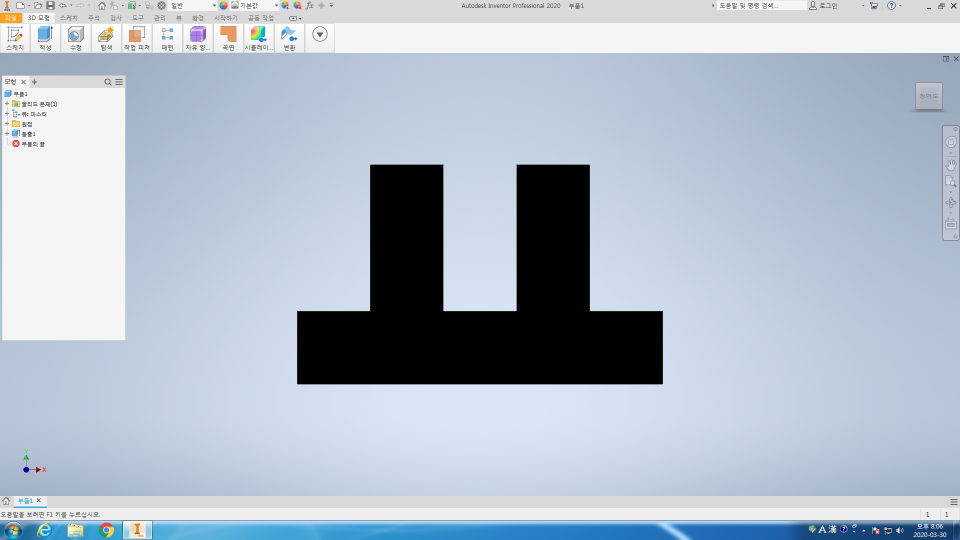
#> input picture failure_find+excel/sample/original_01.png, 1920 x 1080 px, found by its file name (shown at 1/2 size)
$ python 0image_diff_test.py   (older library calls are emulated)
#> lines starting #> are read from the running program, lines starting #| are printed output that depends on the picture; after the words box and inside, x2 and y2 are one past the last pixel; in counts of white or black regions, pixels touching at a corner belong together; long printed decimals are rounded
from skimage.measure import compare_ssim
import argparse
import imutils
import cv2

imageA = cv2.imread("C:/Users/HSWB/Desktop/edge_detector/sample/original_01.png")
#> imageA is the input picture: shape (1080, 1920, 3); mean B, G, R 201.5, 187.6, 176.6
imageB = cv2.imread("C:/Users/HSWB/Desktop/edge_detector/sample/modified_13.png")
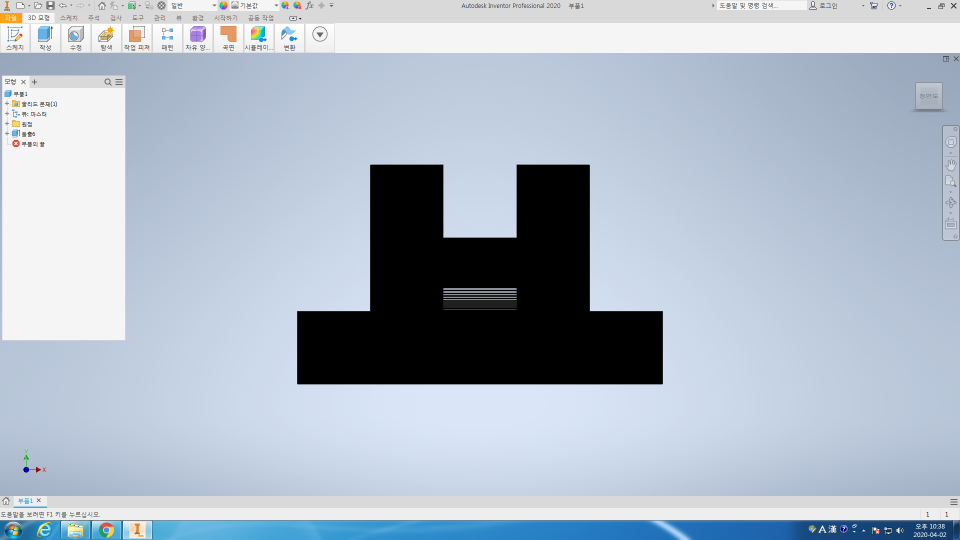
#> input picture failure_find+excel/sample/modified_13.png, 1920 x 1080 px, found by its file name (shown at 1/2 size)
#> imageB is the input picture: shape (1080, 1920, 3); mean B, G, R 198.9, 185.1, 174

height1, width1, channel1 = imageA.shape
#> height1 = 1080; width1 = 1920; channel1 = 3
height2, width2, channel2 = imageB.shape
#> height2 = 1080; width2 = 1920; channel2 = 3

if height1 != height2 or width1 != width2:
    imageB = cv2.resize(imageB, (width1, height1), interpolation = cv2.INTER_LINEAR)

grayA = cv2.cvtColor(imageA, cv2.COLOR_BGR2GRAY)
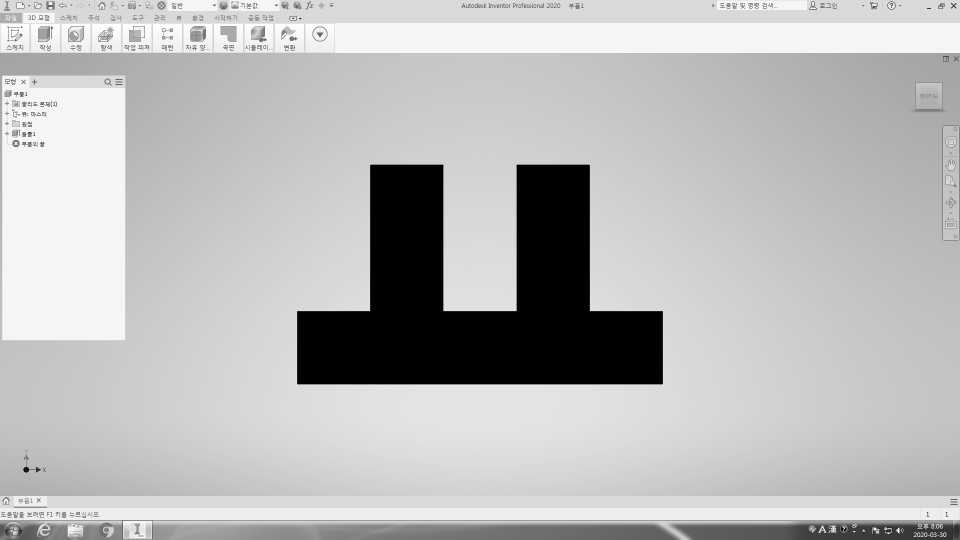
#> grayA: shape (1080, 1920) (shown at 1/2 size); min 0, max 255, mean 185.8
grayB = cv2.cvtColor(imageB, cv2.COLOR_BGR2GRAY)

(score, diff) = compare_ssim(grayA, grayB, full=True)
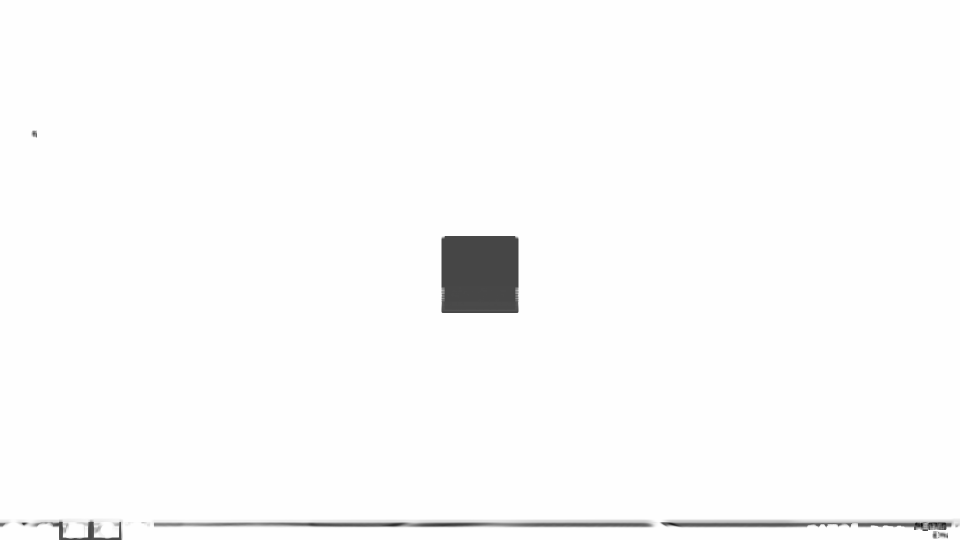
#> diff: shape (1080, 1920) float64 (shown at 1/2 size); min -0.385, max 1, mean 0.982; drawn with min black and max white
#> score = 0.982
diff = (diff * 255).astype("uint8")
print("SSIM: {}".format(score))
#| SSIM: 0.9818

thresh = cv2.threshold(diff, 0, 255, cv2.THRESH_BINARY_INV | cv2.THRESH_OTSU)[1]
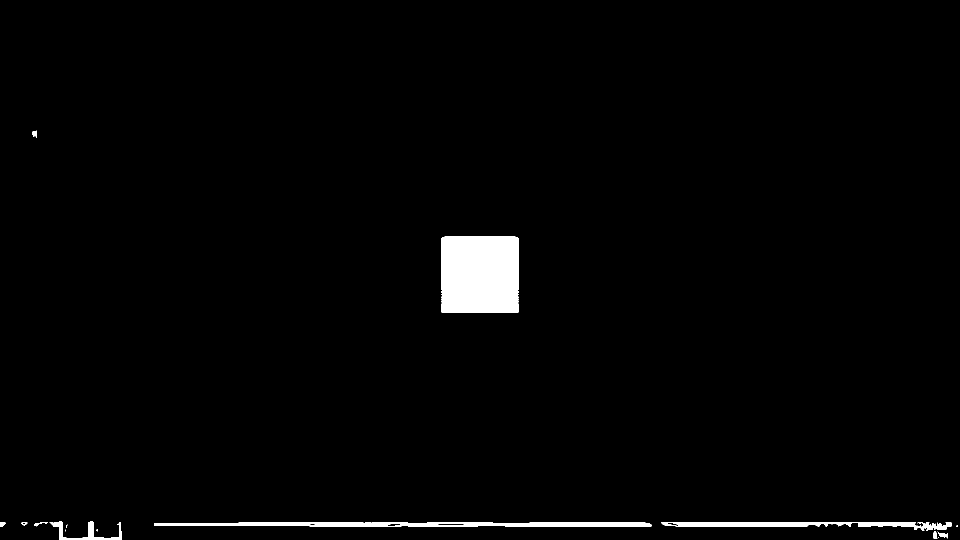
#> thresh: shape (1080, 1920) (shown at 1/2 size); 1.8% white; 19 white regions (9 under 20 px)
cnts = cv2.findContours(thresh.copy(), cv2.RETR_EXTERNAL, cv2.CHAIN_APPROX_SIMPLE)
#> cnts = 19 contours, 9 with area under 20; largest, box (x1, y1, x2, y2) and area: (883, 472, 1037, 626) 23343, (308, 1045, 1303, 1054) 6439, (1322, 1044, 1903, 1062) 3955, (99, 1042, 243, 1080) 1226, (1876, 1064, 1896, 1077) 92
cnts = imutils.grab_contours(cnts)

for c in cnts:
    (x, y, w, h) = cv2.boundingRect(c)
    if w > 10 or h > 10:
        cv2.rectangle(imageA, (x, y), (x + w, y + h), (0, 0, 255), 2)
        cv2.rectangle(imageB, (x, y), (x + w, y + h), (0, 0, 255), 2)
#> this loop made 19 passes
#> (x, y, w, h) on passes 2, 3, 4, 7, 10, 12, 13, 14, 15, 16, 17, 18: (1876, 1064, 20, 13), (1875, 1062, 1, 1), (1866, 1062, 8, 15), (1835, 1051, 1, 1), (132, 1049, 3, 7), (308, 1045, 995, 9), (43, 1045, 12, 6), (0, 1045, 11, 8), (1322, 1044, 581, 18), (68, 1044, 28, 9), (99, 1042, 144, 38), (883, 472, 154, 154)
#> (c, x, y, w, h) on passes 1, 5, 6, 8, 9, 11: ([[1876, 1074], [1876, 1075], [1875, 1076], [1877, 1074]], 1875, 1074, 3, 3), ([[131, 1059], [131, 1060], [130, 1061], [131, 1062]], 130, 1059, 2, 4), ([[194, 1058], [193, 1059], [193, 1061], [194, 1062]], 193, 1058, 2, 5), ([[1914, 1050], [1913, 1051], [1913, 1053], [1914, 1053]], 1913, 1050, 2, 4), ([[1841, 1050], [1841, 1051]], 1841, 1050, 1, 2), ([[1874, 1045], [1874, 1046], [1875, 1046]], 1874, 1045, 2, 2)
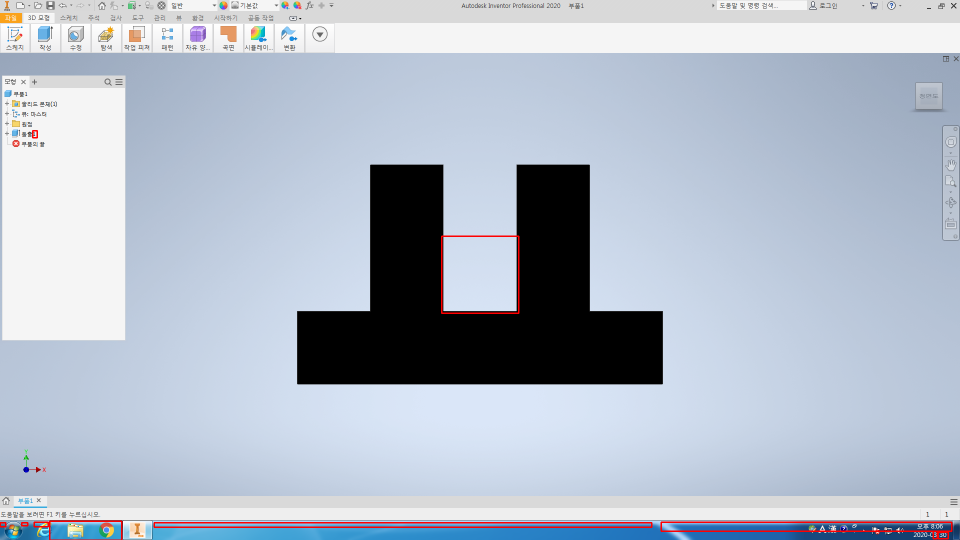
#> imageA: shape (1080, 1920, 3) (shown at 1/2 size); 0.63% of pixels changed, all inside (x1, y1, x2, y2) = (0, 260, 1905, 1080)
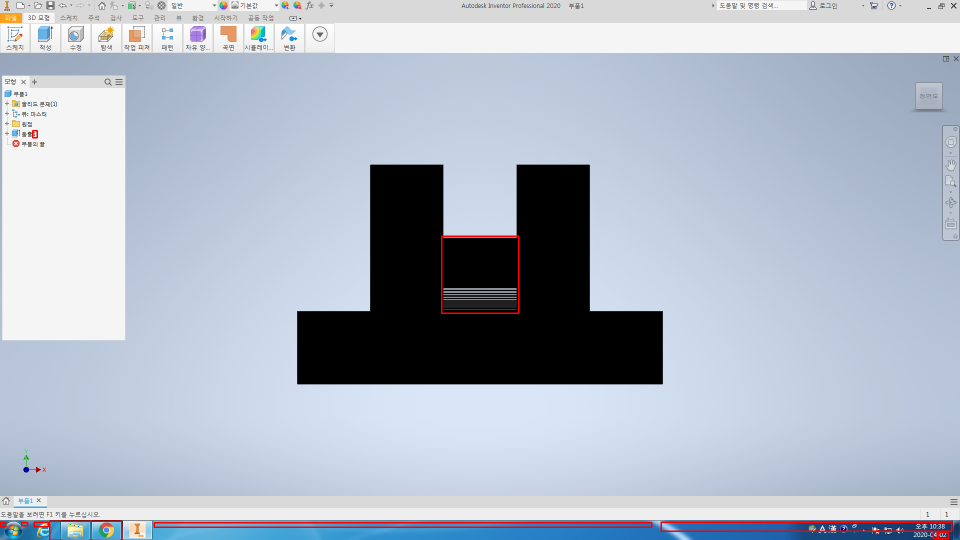
#> imageB: shape (1080, 1920, 3) (shown at 1/2 size); 0.63% of pixels changed, all inside (x1, y1, x2, y2) = (0, 260, 1905, 1080)

cv2.imshow("Original", imageA)
cv2.imshow("Modified", imageB)
#cv2.imshow("Diff", diff)
#cv2.imshow("Thresh", thresh)
cv2.waitKey(0)
cv2.destroyAllWindows()

"""
두개 이미지 비교 후 다른 부분 표시
이미지 크기가 서로 같아야함 -> 사진 비율을 같게 맞춰줘야 함
"""
